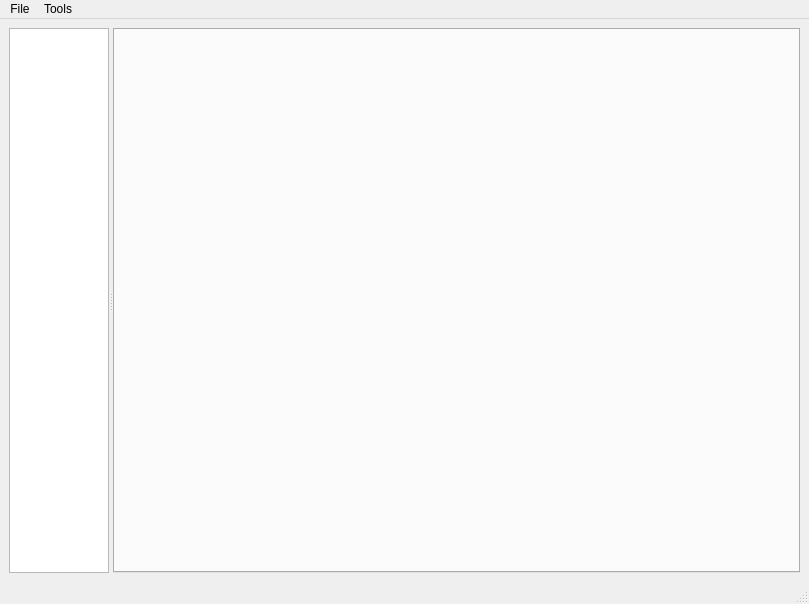
<?xml version="1.0" encoding="UTF-8"?>
<ui version="4.0">
 <class>SqlViewer</class>
 <widget class="QMainWindow" name="SqlViewer">
  <property name="geometry">
   <rect>
    <x>0</x>
    <y>0</y>
    <width>809</width>
    <height>604</height>
   </rect>
  </property>
  <property name="minimumSize">
   <size>
    <width>0</width>
    <height>604</height>
   </size>
  </property>
  <property name="baseSize">
   <size>
    <width>0</width>
    <height>20</height>
   </size>
  </property>
  <property name="windowTitle">
   <string>SqlViewer</string>
  </property>
  <widget class="QWidget" name="centralwidget">
   <layout class="QVBoxLayout" name="verticalLayout_2">
    <item>
     <widget class="QSplitter" name="splitter_3">
      <property name="orientation">
       <enum>Qt::Vertical</enum>
      </property>
      <widget class="QSplitter" name="splitter_2">
       <property name="sizePolicy">
        <sizepolicy hsizetype="Expanding" vsizetype="Preferred">
         <horstretch>0</horstretch>
         <verstretch>0</verstretch>
        </sizepolicy>
       </property>
       <property name="layoutDirection">
        <enum>Qt::LeftToRight</enum>
       </property>
       <property name="orientation">
        <enum>Qt::Horizontal</enum>
       </property>
       <widget class="QTreeView" name="dbTree">
        <property name="sizePolicy">
         <sizepolicy hsizetype="MinimumExpanding" vsizetype="Expanding">
          <horstretch>0</horstretch>
          <verstretch>0</verstretch>
         </sizepolicy>
        </property>
        <property name="minimumSize">
         <size>
          <width>60</width>
          <height>0</height>
         </size>
        </property>
        <property name="baseSize">
         <size>
          <width>0</width>
          <height>0</height>
         </size>
        </property>
        <property name="sizeAdjustPolicy">
         <enum>QAbstractScrollArea::AdjustToContents</enum>
        </property>
        <property name="editTriggers">
         <set>QAbstractItemView::NoEditTriggers</set>
        </property>
       </widget>
       <widget class="QTabWidget" name="tabWidget">
        <property name="sizePolicy">
         <sizepolicy hsizetype="MinimumExpanding" vsizetype="Expanding">
          <horstretch>1</horstretch>
          <verstretch>0</verstretch>
         </sizepolicy>
        </property>
        <property name="minimumSize">
         <size>
          <width>0</width>
          <height>0</height>
         </size>
        </property>
        <property name="currentIndex">
         <number>-1</number>
        </property>
        <property name="tabsClosable">
         <bool>true</bool>
        </property>
       </widget>
      </widget>
     </widget>
    </item>
   </layout>
  </widget>
  <widget class="QMenuBar" name="menubar">
   <property name="geometry">
    <rect>
     <x>0</x>
     <y>0</y>
     <width>809</width>
     <height>23</height>
    </rect>
   </property>
   <widget class="QMenu" name="menuFile">
    <property name="title">
     <string>File</string>
    </property>
    <addaction name="actionOpen"/>
    <addaction name="actionExit"/>
   </widget>
   <widget class="QMenu" name="menuExport">
    <property name="title">
     <string>Tools</string>
    </property>
    <widget class="QMenu" name="menuExport_2">
     <property name="title">
      <string>Export...</string>
     </property>
     <addaction name="actionDatabase"/>
     <addaction name="separator"/>
     <addaction name="actionCurrent_table_as_CSV"/>
    </widget>
    <addaction name="menuExport_2"/>
   </widget>
   <addaction name="menuFile"/>
   <addaction name="menuExport"/>
  </widget>
  <widget class="QStatusBar" name="statusbar"/>
  <action name="actionOpen">
   <property name="text">
    <string>Open S4 configure</string>
   </property>
   <property name="shortcut">
    <string>Ctrl+O</string>
   </property>
  </action>
  <action name="actionExit">
   <property name="text">
    <string>Exit</string>
   </property>
  </action>
  <action name="actionDatabase">
   <property name="text">
    <string>Database</string>
   </property>
  </action>
  <action name="actionCurrent_table_as_CSV">
   <property name="text">
    <string>Current table as CSV</string>
   </property>
  </action>
 </widget>
 <resources/>
 <connections>
  <connection>
   <sender>actionExit</sender>
   <signal>triggered()</signal>
   <receiver>SqlViewer</receiver>
   <slot>close()</slot>
   <hints>
    <hint type="sourcelabel">
     <x>-1</x>
     <y>-1</y>
    </hint>
    <hint type="destinationlabel">
     <x>203</x>
     <y>124</y>
    </hint>
   </hints>
  </connection>
 </connections>
</ui>
